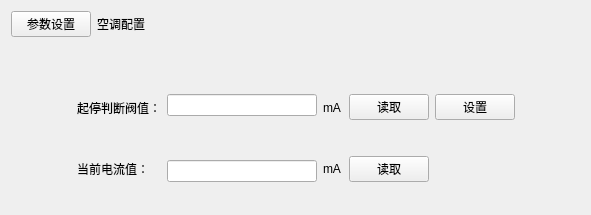
<?xml version="1.0" encoding="UTF-8"?>
<ui version="4.0">
 <class>WidgetCondition</class>
 <widget class="QWidget" name="WidgetCondition">
  <property name="geometry">
   <rect>
    <x>0</x>
    <y>0</y>
    <width>591</width>
    <height>215</height>
   </rect>
  </property>
  <property name="windowTitle">
   <string>Form</string>
  </property>
  <layout class="QGridLayout" name="gridLayout">
   <item row="1" column="2">
    <spacer name="verticalSpacer">
     <property name="orientation">
      <enum>Qt::Vertical</enum>
     </property>
     <property name="sizeHint" stdset="0">
      <size>
       <width>20</width>
       <height>64</height>
      </size>
     </property>
    </spacer>
   </item>
   <item row="2" column="0">
    <spacer name="horizontalSpacer">
     <property name="orientation">
      <enum>Qt::Horizontal</enum>
     </property>
     <property name="sizeHint" stdset="0">
      <size>
       <width>48</width>
       <height>61</height>
      </size>
     </property>
    </spacer>
   </item>
   <item row="2" column="1" colspan="3">
    <layout class="QHBoxLayout" name="horizontalLayout_2">
     <item>
      <layout class="QVBoxLayout" name="verticalLayout">
       <item>
        <widget class="QLabel" name="label">
         <property name="minimumSize">
          <size>
           <width>0</width>
           <height>27</height>
          </size>
         </property>
         <property name="text">
          <string>起停判断阀值：</string>
         </property>
        </widget>
       </item>
       <item>
        <spacer name="verticalSpacer_3">
         <property name="orientation">
          <enum>Qt::Vertical</enum>
         </property>
         <property name="sizeHint" stdset="0">
          <size>
           <width>20</width>
           <height>40</height>
          </size>
         </property>
        </spacer>
       </item>
       <item>
        <widget class="QLabel" name="label_2">
         <property name="minimumSize">
          <size>
           <width>0</width>
           <height>27</height>
          </size>
         </property>
         <property name="text">
          <string>当前电流值：</string>
         </property>
        </widget>
       </item>
      </layout>
     </item>
     <item>
      <layout class="QVBoxLayout" name="verticalLayout_2">
       <item>
        <widget class="QLineEdit" name="lineEdit">
         <property name="minimumSize">
          <size>
           <width>150</width>
           <height>0</height>
          </size>
         </property>
        </widget>
       </item>
       <item>
        <spacer name="verticalSpacer_4">
         <property name="orientation">
          <enum>Qt::Vertical</enum>
         </property>
         <property name="sizeHint" stdset="0">
          <size>
           <width>20</width>
           <height>40</height>
          </size>
         </property>
        </spacer>
       </item>
       <item>
        <widget class="QLineEdit" name="lineEdit_2">
         <property name="minimumSize">
          <size>
           <width>150</width>
           <height>0</height>
          </size>
         </property>
        </widget>
       </item>
      </layout>
     </item>
     <item>
      <layout class="QVBoxLayout" name="verticalLayout_3">
       <item>
        <widget class="QLabel" name="label_3">
         <property name="minimumSize">
          <size>
           <width>0</width>
           <height>27</height>
          </size>
         </property>
         <property name="text">
          <string>mA</string>
         </property>
        </widget>
       </item>
       <item>
        <spacer name="verticalSpacer_5">
         <property name="orientation">
          <enum>Qt::Vertical</enum>
         </property>
         <property name="sizeHint" stdset="0">
          <size>
           <width>20</width>
           <height>40</height>
          </size>
         </property>
        </spacer>
       </item>
       <item>
        <widget class="QLabel" name="label_4">
         <property name="minimumSize">
          <size>
           <width>0</width>
           <height>27</height>
          </size>
         </property>
         <property name="text">
          <string>mA</string>
         </property>
        </widget>
       </item>
      </layout>
     </item>
     <item>
      <layout class="QVBoxLayout" name="verticalLayout_4">
       <item>
        <widget class="QPushButton" name="pushButton">
         <property name="text">
          <string>读取</string>
         </property>
        </widget>
       </item>
       <item>
        <spacer name="verticalSpacer_6">
         <property name="orientation">
          <enum>Qt::Vertical</enum>
         </property>
         <property name="sizeHint" stdset="0">
          <size>
           <width>20</width>
           <height>40</height>
          </size>
         </property>
        </spacer>
       </item>
       <item>
        <widget class="QPushButton" name="pushButton_3">
         <property name="text">
          <string>读取</string>
         </property>
        </widget>
       </item>
      </layout>
     </item>
     <item>
      <layout class="QVBoxLayout" name="verticalLayout_5">
       <item>
        <widget class="QPushButton" name="pushButton_2">
         <property name="text">
          <string>设置</string>
         </property>
        </widget>
       </item>
       <item>
        <spacer name="verticalSpacer_7">
         <property name="orientation">
          <enum>Qt::Vertical</enum>
         </property>
         <property name="sizeHint" stdset="0">
          <size>
           <width>20</width>
           <height>40</height>
          </size>
         </property>
        </spacer>
       </item>
      </layout>
     </item>
    </layout>
   </item>
   <item row="2" column="4">
    <spacer name="horizontalSpacer_3">
     <property name="orientation">
      <enum>Qt::Horizontal</enum>
     </property>
     <property name="sizeHint" stdset="0">
      <size>
       <width>40</width>
       <height>20</height>
      </size>
     </property>
    </spacer>
   </item>
   <item row="3" column="3">
    <spacer name="verticalSpacer_2">
     <property name="orientation">
      <enum>Qt::Vertical</enum>
     </property>
     <property name="sizeHint" stdset="0">
      <size>
       <width>20</width>
       <height>35</height>
      </size>
     </property>
    </spacer>
   </item>
   <item row="0" column="0" colspan="5">
    <layout class="QHBoxLayout" name="horizontalLayout">
     <item>
      <widget class="QPushButton" name="pushButton_4">
       <property name="text">
        <string>参数设置</string>
       </property>
      </widget>
     </item>
     <item>
      <widget class="QLabel" name="label_5">
       <property name="text">
        <string>空调配置</string>
       </property>
      </widget>
     </item>
     <item>
      <spacer name="horizontalSpacer_2">
       <property name="orientation">
        <enum>Qt::Horizontal</enum>
       </property>
       <property name="sizeHint" stdset="0">
        <size>
         <width>40</width>
         <height>20</height>
        </size>
       </property>
      </spacer>
     </item>
    </layout>
   </item>
  </layout>
 </widget>
 <resources/>
 <connections/>
</ui>
